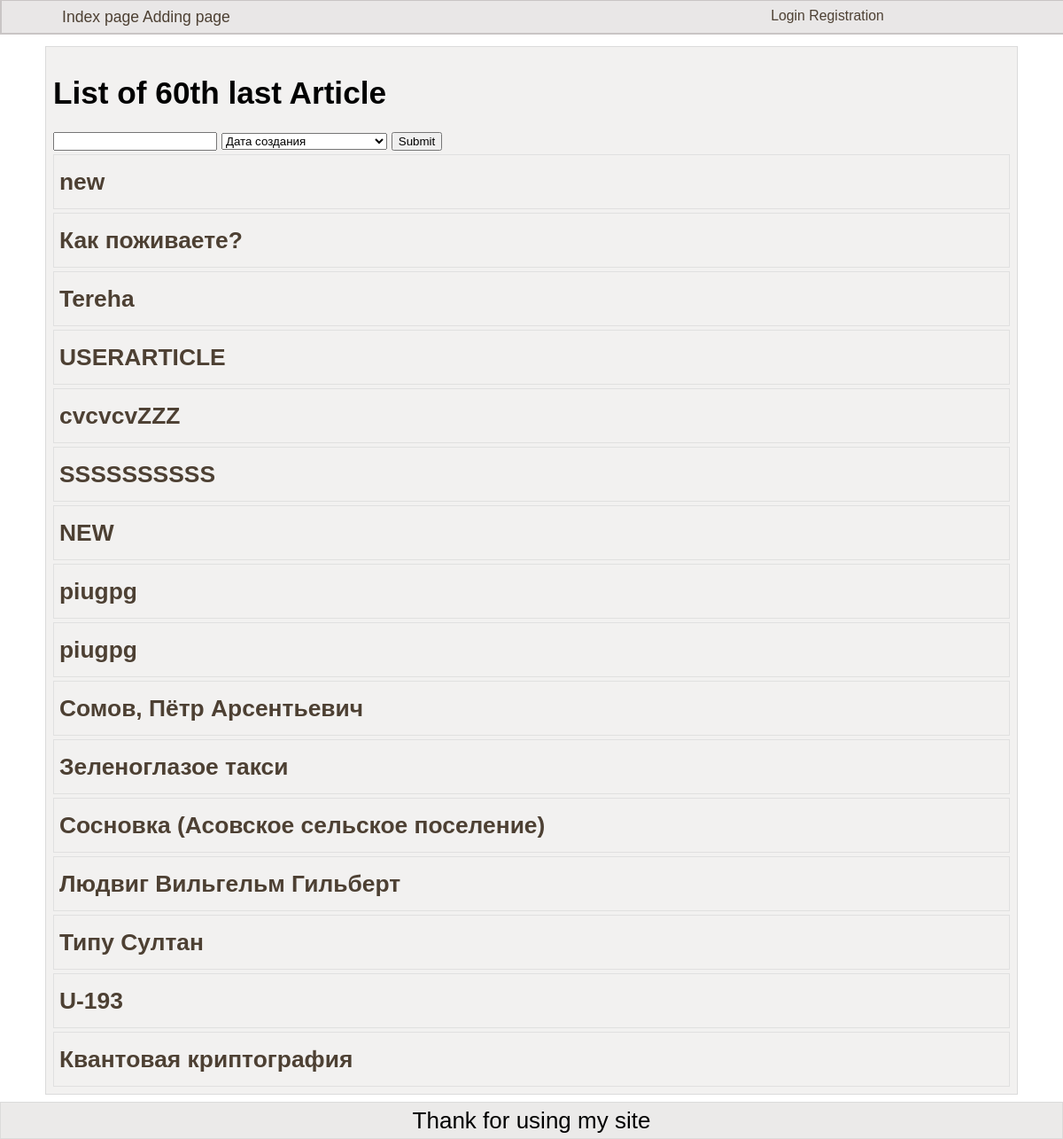
The page / on the database its author committed.
### main_blog/models.py (models this page shows, shortened)
class Article(models.Model):
    author = models.ForeignKey(settings.AUTH_USER_MODEL)
    article_title = models.CharField(max_length=120)
    article_text = models.TextField()
    article_rating = GenericRelation(Like, related_query_name="likes") # models.ManyToManyField(settings.AUTH_USER_MODEL, related_name="liked")
    pub_date = models.DateTimeField(auto_now_add=True)
    class Meta:
        ordering = ("-pub_date",)

### main_blog/views.py (the view)
# urls.py: url(r"^$", views.IndexList.as_view(), name="index"),
class IndexList(generic.ListView):
    template_name = "main_blog/index.html"
    model = Article
    def dispatch(self, request, *args, **kwargs):
        self.form = IndexPageForms(request.GET)
        self.form.is_valid()
        return super(IndexList, self).dispatch(request,*args,**kwargs)
    def get_queryset(self):
        sort_field = self.form.cleaned_data.get("sort_field")
        search_field = self.form.cleaned_data.get("search")
        if sort_field == '' or sort_field == None:
            sort_field = "-pub_date"
        if search_field == None:
            search_field = ''
        self.queryset = Article.objects.all().order_by(sort_field)
        if sort_field == "comments_count":
            self.queryset = self.queryset.annotate(comments_count=Count("comment__id")).order_by("-comments_count")
        if search_field != "":
            self.queryset = self.queryset.filter(article_title__icontains=search_field)
        return self.queryset[0:60]
    def get_context_data(self, **kwargs):
        context = super(IndexList, self).get_context_data(**kwargs)
        context["form"] = self.form
        return context

### main_blog/forms.py
class IndexPageForms(forms.Form):
    search = forms.CharField(required=False)
    sort_field = forms.ChoiceField(choices=(("-pub_date","Дата создания"),("-article_rating","Рейтинг"),("comments_count","Количество комментариев")),required=False)

### main_blog/templates/main_blog/index.html (shortened to what this page needs)
{% extends "main_blog/main_pattern.html" %}
{% block extra_head %}
    {% load staticfiles %}
    <link rel="stylesheet" type="text/css" href="{% static "main_blog/index.css" %}">
{% endblock %}
{% block content %}
    <h1>List of 60th last Article</h1>
    <form action="">
        {{ form.search }}
        {{ form.sort_field }}
        <input type="submit">
    </form>
    {% for article in article_list %}
        <a class="articles" id="{{ article.id }}" href="{% url "main_blog:detail" article.id %}"><h2>{{article.article_title}}</h2></a>
    {% endfor %}
{% endblock %}

### main_blog/static/main_blog/main_pattern.css (style rules this page uses)
h2 { margin:0px; }
a { text-decoration: none; color:hsla(30, 20%, 25%, 1) }
body { padding: 0px; margin: 0px; height: 100%; width: 100%; font-size: 110%; font-family: Arial, Arial, Helvetica, sans-serif; }

### main_blog/static/main_blog/index.css (style rules this page uses)
.articles h2 { height:60px; line-height: 60px; border: solid 1px #e0e0e0; margin-top:4px; padding-left: 6px; }

### rows shown on the page
Article: article_title "new"
Article: article_title "Как поживаете?"
Article: article_title "Tereha"
Article: article_title "USERARTICLE"
Article: article_title "cvcvcvZZZ"
Article: article_title "SSSSSSSSSS"
Article: article_title "NEW"
Article: article_title "piugpg"
Article: article_title "piugpg"
Article: article_title "Сомов, Пётр Арсентьевич"
Article: article_title "Зеленоглазое такси"
Article: article_title "Сосновка (Асовское сельское поселение)"
Article: article_title "Людвиг Вильгельм Гильберт"
Article: article_title "Типу Султан"
Article: article_title "U-193"
Article: article_title "Квантовая криптография"
